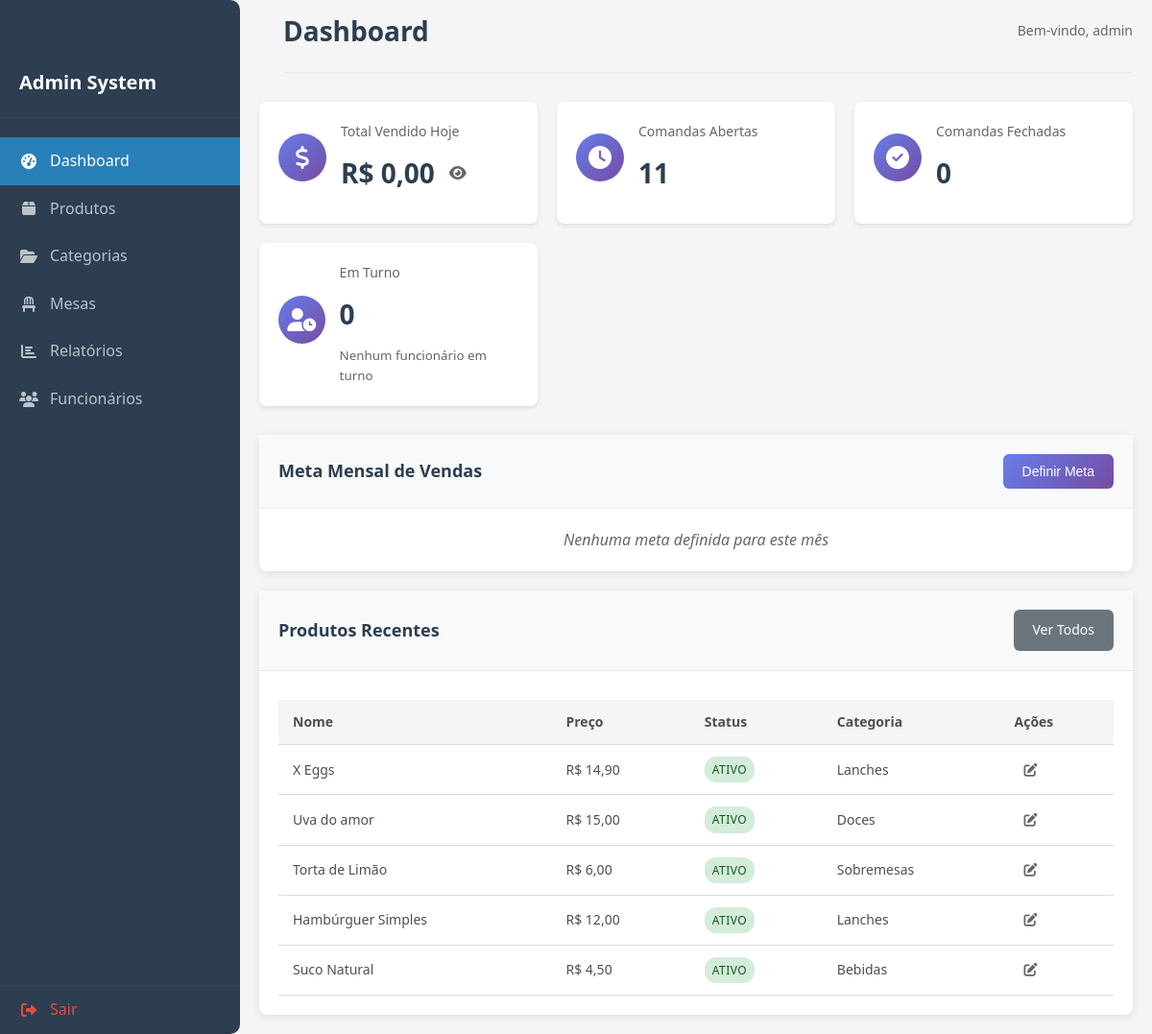
The app's page /gecom-adm/dashboard.php (signed in), older data.
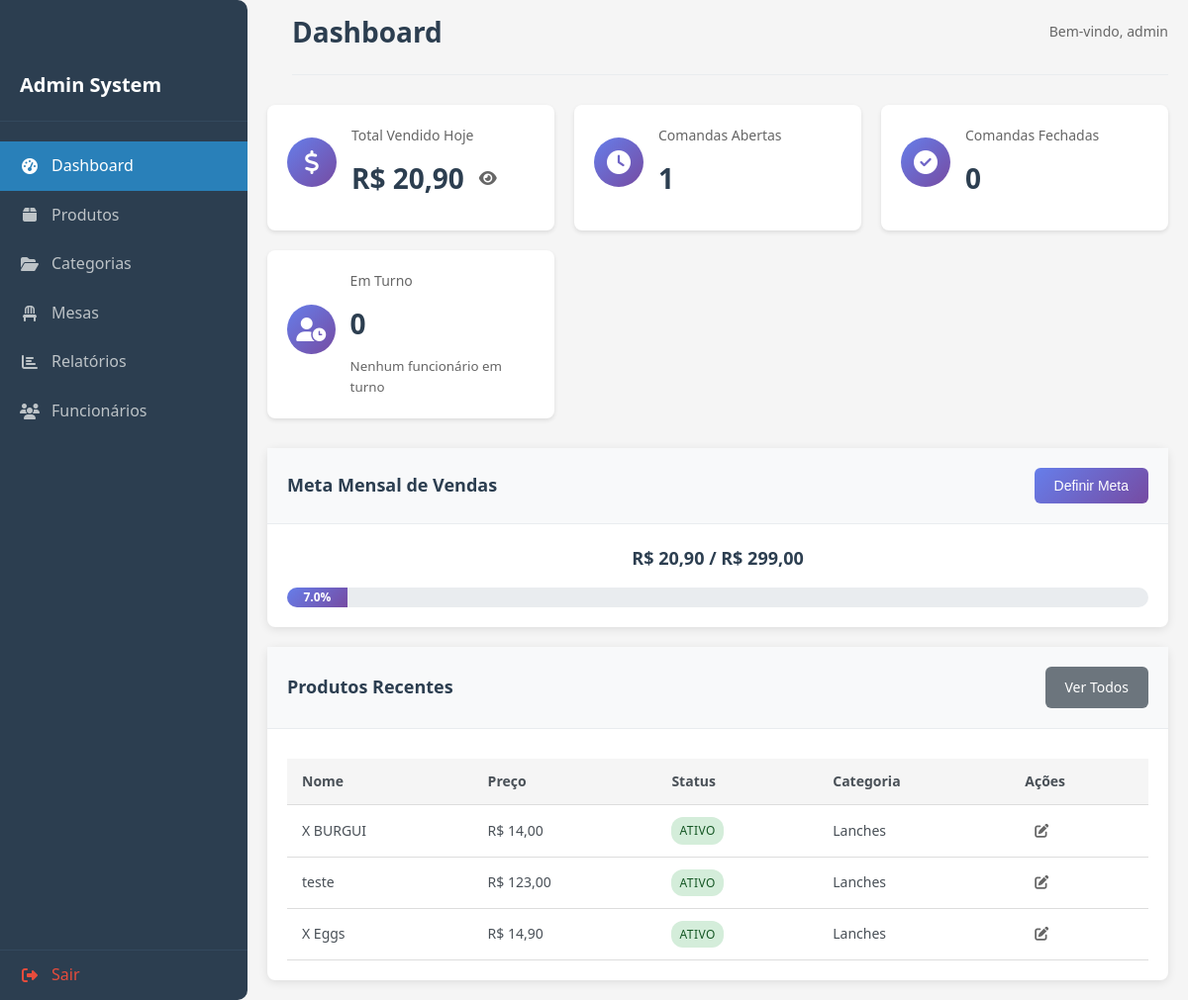
The same page, newer data.
### tables this page shows
CREATE TABLE `products` (
  `id` int NOT NULL AUTO_INCREMENT,
  `name` varchar(100) NOT NULL,
  `price` decimal(10,2) NOT NULL,
  `status` enum('Ativo','Inativo') DEFAULT 'Ativo',
  `category_id` int DEFAULT NULL,
  `created_at` timestamp NULL DEFAULT CURRENT_TIMESTAMP,
  PRIMARY KEY (`id`),
  KEY `category_id` (`category_id`),
  CONSTRAINT `fk_products_category` FOREIGN KEY (`category_id`) REFERENCES `categories` (`id`) ON DELETE SET NULL
);

CREATE TABLE `categories` (
  `id` int NOT NULL AUTO_INCREMENT,
  `name` varchar(100) NOT NULL,
  `description` text,
  `created_at` timestamp NULL DEFAULT CURRENT_TIMESTAMP,
  PRIMARY KEY (`id`)
);

CREATE TABLE `goals` (
  `id` int NOT NULL AUTO_INCREMENT,
  `target` decimal(10,2) NOT NULL,
  `current_amount` decimal(10,2) DEFAULT '0.00',
  `month` int NOT NULL,
  `year` int NOT NULL,
  `created_at` timestamp NULL DEFAULT CURRENT_TIMESTAMP,
  PRIMARY KEY (`id`),
  UNIQUE KEY `unique_month_year` (`month`,`year`)
);

### gecom-adm/dashboard.php (the view, shortened to what this page needs)
<?php
require_once 'config/database.php';
$today = date('Y-m-d');
$stmt = $pdo->prepare("SELECT COALESCE(SUM(total_price), 0) as total FROM sales WHERE DATE(sale_date) = ?");
$stmt->execute([$today]);
$totalToday = $stmt->fetchColumn();
$stmt = $pdo->query("SELECT COUNT(*) FROM orders WHERE status = 'open'");
$openOrders = $stmt->fetchColumn();
$stmt = $pdo->prepare("SELECT COUNT(*) FROM orders WHERE status = 'closed' AND DATE(closed_at) = ?");
$stmt->execute([$today]);
$closedOrders = $stmt->fetchColumn();
try {
    $stmt = $pdo->query("
        SELECT e.name, e.position
        FROM employee_shifts s
        JOIN employees e ON s.employee_id = e.id
        WHERE s.end_time IS NULL
    ");
    $onShift = $stmt->fetchAll(PDO::FETCH_ASSOC);
} catch (PDOException $e) {
    $onShift = [];
}
$currentMonth = date('n');
$currentYear = date('Y');
$stmt = $pdo->prepare("SELECT * FROM goals WHERE month = ? AND year = ?");
$stmt->execute([$currentMonth, $currentYear]);
$goal = $stmt->fetch();
$stmt = $pdo->prepare("SELECT COALESCE(SUM(total_price), 0) as total FROM sales WHERE MONTH(sale_date) = ? AND YEAR(sale_date) = ?");
$stmt->execute([$currentMonth, $currentYear]);
$currentSales = $stmt->fetchColumn();
$stmt = $pdo->query("
    SELECT p.*, c.name as category_name
    FROM products p
    LEFT JOIN categories c ON p.category_id = c.id
    ORDER BY p.created_at DESC
    LIMIT 5
");
$recentProducts = $stmt->fetchAll();
?>
<!DOCTYPE html>
<html lang="pt-BR">
<head>
    <link rel="stylesheet" href="assets/css/style.css?v=1.2">
    <link rel="stylesheet" href="https://cdnjs.cloudflare.com/ajax/libs/font-awesome/6.0.0/css/all.min.css">
</head>
<body>
    <?php include 'includes/sidebar.php'; ?>
    <div class="main-content">
        <div class="header">
            <h1>Dashboard</h1>
            <div class="user-info">
                Bem-vindo, <?php echo htmlspecialchars($_SESSION['username']); ?>
            </div>
        </div>
        <div class="stats-grid">
            <div class="stat-card">
                <div class="stat-icon">
                    <i style="color: white;" class="fas fa-dollar-sign"></i>
                </div>
                <div class="stat-content">
                    <h3>Total Vendido Hoje</h3>
                    <div class="stat-value">
                        <span id="totalValue">R$ <?php echo number_format($totalToday, 2, ',', '.'); ?></span>
                        <button onclick="toggleValue()" class="toggle-btn">
                            <i class="fas fa-eye" id="eyeIcon"></i>
                        </button>
                    </div>
                </div>
            </div>
            <div class="stat-card">
                <div class="stat-icon">
                    <i style="color: white;" class="fas fa-clock"></i>
                </div>
                <div class="stat-content">
                    <h3>Comandas Abertas</h3>
                    <div class="stat-value"><?php echo $openOrders; ?></div>
                </div>
            </div>
            <div class="stat-card">
                <div class="stat-icon">
                    <i style="color: white;" class="fas fa-check-circle"></i>
                </div>
                <div class="stat-content">
                    <h3>Comandas Fechadas</h3>
                    <div class="stat-value"><?php echo $closedOrders; ?></div>
                </div>
            </div>
            <div class="stat-card">
                <div class="stat-icon">
                    <i style="color: white;" class="fas fa-user-clock"></i>
                </div>
                <div class="stat-content">
                    <h3>Em Turno</h3>
                    <div class="stat-value"><?= count($onShift) ?></div>
                    <div class="stat-details">
                        <?php if (!empty($onShift)): ?>
                            <?php foreach ($onShift as $employee): ?>
                                <small><?= htmlspecialchars($employee['name']) ?> (<?= ucfirst($employee['position']) ?>)</small>
                            <?php endforeach; ?>
                        <?php else: ?>
                            <small>Nenhum funcionário em turno</small>
                        <?php endif; ?>
                    </div>
                </div>
            </div>
        </div>
        <div class="content-grid">
            <div class="card">
                <div class="card-header">
                    <h2>Meta Mensal de Vendas</h2>
                    <button class="btn btn-primary" onclick="openGoalModal()">
                        Definir Meta
                    </button>
                </div>
                <div class="card-content">
                    <?php if ($goal): ?>
                        <div class="goal-info">
                            <div class="goal-values">
                                R$ <?php echo number_format($currentSales, 2, ',', '.'); ?> /
                                R$ <?php echo number_format($goal['target'], 2, ',', '.'); ?>
                            </div>
                            <div class="progress-bar">
                                <?php
                                $percentage = $goal['target'] > 0 ? min(($currentSales / $goal['target']) * 100, 100) : 0;
                                ?>
                                <div class="progress-fill" style="width: <?php echo $percentage; ?>%">
                                    <?php echo number_format($percentage, 1); ?>%
                                </div>
                            </div>
                        </div>
                    <?php else: ?>
                        <p class="no-goal">Nenhuma meta definida para este mês</p>
                    <?php endif; ?>
                </div>
            </div>
        </div>
        <div class="card">
            <div class="card-header">
                <h2>Produtos Recentes</h2>
                <a href="produtos.php" class="btn btn-secondary">Ver Todos</a>
            </div>
            <div class="card-content">
                <div class="table-responsive">
                    <table class="table">
                        <thead>
                            <tr>
                                <th>Nome</th>
                                <th>Preço</th>
                                <th>Status</th>
                                <th>Categoria</th>
                                <th>Ações</th>
                            </tr>
                        </thead>
                        <tbody>
                            <?php foreach ($recentProducts as $product): ?>
                                <tr>
                                    <td><?php echo htmlspecialchars($product['name']); ?></td>
                                    <td>R$ <?php echo number_format($product['price'], 2, ',', '.'); ?></td>
                                    <td>
                                        <span class="badge badge-<?php echo $product['status'] === 'Ativo' ? 'success' : 'secondary'; ?>">
                                            <?php echo $product['status']; ?>
                                        </span>
                                    </td>
                                    <td><?php echo $product['category_name'] ?? 'Sem categoria'; ?></td>
                                    <td>
                                        <a href="produtos.php?edit=<?php echo $product['id']; ?>" class="btn-icon">
                                            <i class="fas fa-edit"></i>
                                        </a>
                                    </td>
                                </tr>
                            <?php endforeach; ?>
                        </tbody>
                    </table>
                </div>
            </div>
        </div>
    </div>
</body>
</html>

### gecom-adm/includes/sidebar.php (shortened to what this page needs)
<!DOCTYPE html>
<html lang="pt-BR">
<head>
    <link rel="stylesheet" href="https://cdnjs.cloudflare.com/ajax/libs/font-awesome/6.4.0/css/all.min.css">
</head>
<body>
    <div class="sidebar" id="sidebar">
        <div class="sidebar-header">
            <h2>Admin System</h2>
        </div>
        <nav class="sidebar-nav">
            <a href="dashboard.php" class="nav-link <?php echo basename($_SERVER['PHP_SELF']) === 'dashboard.php' ? 'active' : ''; ?>">
                <i class="fas fa-tachometer-alt"></i>
                <span>Dashboard</span>
            </a>
            <a href="produtos.php" class="nav-link <?php echo basename($_SERVER['PHP_SELF']) === 'produtos.php' ? 'active' : ''; ?>">
                <i class="fas fa-box"></i>
                <span>Produtos</span>
            </a>
            <a href="categorias.php" class="nav-link <?php echo basename($_SERVER['PHP_SELF']) === 'categorias.php' ? 'active' : ''; ?>">
                <i class="fas fa-folder-open"></i>
                <span>Categorias</span>
            </a>
            <a href="mesas.php" class="nav-link <?php echo basename($_SERVER['PHP_SELF']) === 'mesas.php' ? 'active' : ''; ?>">
                <i class="fas fa-chair"></i>
                <span>Mesas</span>
            </a>
            <a href="relatorios.php" class="nav-link <?php echo basename($_SERVER['PHP_SELF']) === 'relatorios.php' ? 'active' : ''; ?>">
                <i class="fas fa-chart-bar"></i>
                <span>Relatórios</span>
            </a>
            <a href="funcionarios.php" class="nav-link <?php echo basename($_SERVER['PHP_SELF']) === 'funcionarios.php' ? 'active' : ''; ?>">
                <i class="fas fa-users"></i>
                <span>Funcionários</span>
            </a>
        </nav>
        <div class="sidebar-footer">
            <a href="api/logout.php" class="nav-link logout">
                <i class="fas fa-sign-out-alt"></i>
                <span>Sair</span>
            </a>
        </div>
    </div>
</body>
</html>

### gecom-adm/includes/sidebar.php (style rules this page uses)
* { margin: 0; padding: 0; box-sizing: border-box; }
body { font-family: "Segoe UI", Tahoma, Geneva, Verdana, sans-serif; background-color: #f5f5f5; color: #333; line-height: 1.6; display: flex; flex-direction: row; height: 100vh; overflow: hidden; margin: 0; padding: 0; }
.sidebar { position: fixed; height: 100dvh; width: 250px; background: #2c3e50; padding: 50px 0 60px 0; display: flex; flex-direction: column; color: white; border-radius: 0px 10px 10px 0px; z-index: 1000; transition: transform 0.3s ease; }
.sidebar-header { padding: 20px; border-bottom: 1px solid #34495e; display: flex; align-items: center; justify-content: space-between; }
.sidebar-header h2 { font-size: 20px; font-weight: 600; }
.sidebar-nav { padding: 20px 0; flex: 1; overflow-y: auto; }
.nav-link { display: flex; align-items: center; padding: 12px 20px; color: #bdc3c7; text-decoration: none; transition: all 0.3s; background-color: 3px solid transparent; }
.nav-link.active { background-color: #3498db; color: white; background-color: #2980b9; }
.nav-link i { margin-right: 12px; width: 20px; text-align: center; }
.sidebar-footer { position: absolute; bottom: 0; width: 100%; border-top: 1px solid #34495e; }
.logout { color: #e74c3c !important; }
.main-content { display: flex; flex-direction: column; width: 100%; height: 100vh; overflow-y: auto; padding: 0px 20px 0px 20px; transition: margin-left 0.3s ease; }
.header { display: flex; justify-content: space-between; align-items: center; margin-bottom: 30px; padding-bottom: 20px; border-bottom: 1px solid #e9ecef; margin-top: 10px; }
.header h1 { font-size: 28px; color: #2c3e50; margin: 0; }
@media (min-width: 992px) { .sidebar { transform: translateX(0) !important; position: relative; } }
@media (min-width: 992px) { .main-content { margin-left: 0; width: calc(100% - 250px); } }

Row changes from the older to the newer data that the page shows:
removed products: name "Uva do amor", price "15,00", status "ATIVO", category.name "Doces"
removed products: name "Torta de Limão", price "6,00", status "ATIVO", category.name "Sobremesas"
removed products: name "Hambúrguer Simples", price "12,00", status "ATIVO", category.name "Lanches"
removed products: name "Suco Natural", price "4,50", status "ATIVO", category.name "Bebidas"
added goals: target "299,00"
added products: name "X BURGUI", price "14,00", status "ATIVO", category.name "Lanches"
added products: name "teste", price "123,00", status "ATIVO", category.name "Lanches"
Text that changed along with them:
$totalToday: "0,00" → "20,90"
$openOrders: "11" → "1"
$currentSales: (not shown) → "20,90"
$percentage: (not shown) → "7.0"
text no longer shown: "Nenhuma meta definida para este mês"
text now shown: "R$ / R$ %"
